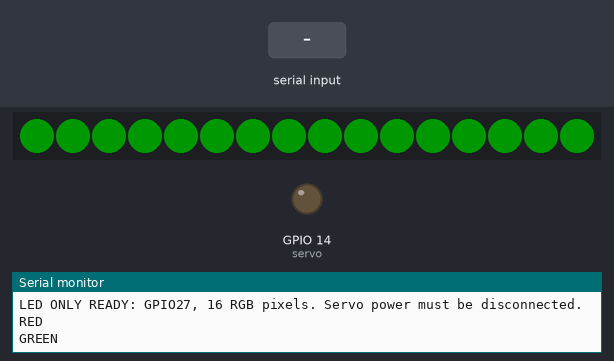
The sketch below on a simulated ESP32. Parts: 16 RGB LEDs in strip order, left to right, output pins drawn as LEDs (lit = HIGH), the last lines printed to the serial monitor. Inputs (shaded band) come from the test bench. Dim RGB values are drawn brighter than linear.

Above: at 2.6 s.
2.7 s: "w\n" received over Serial
At 3.4 s:
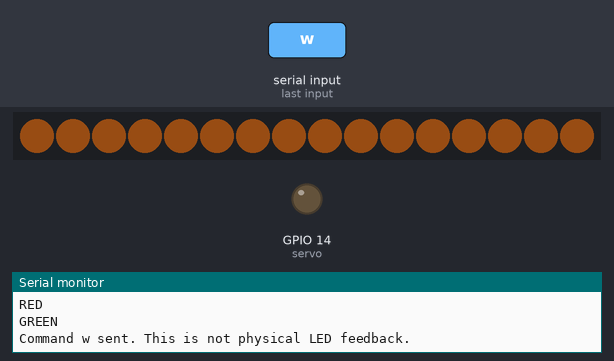
4.2 s: "b\n" received over Serial
At 4.5 s:
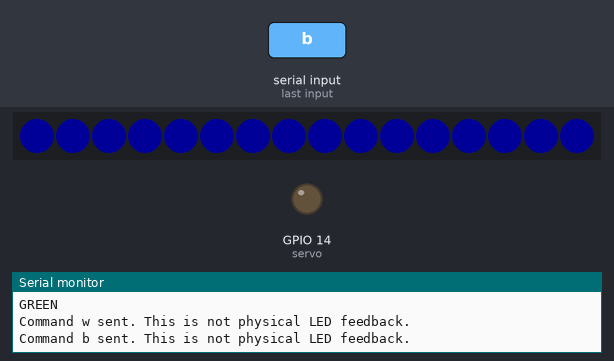
5.7 s: "c\n" received over Serial
At 6.8 s:
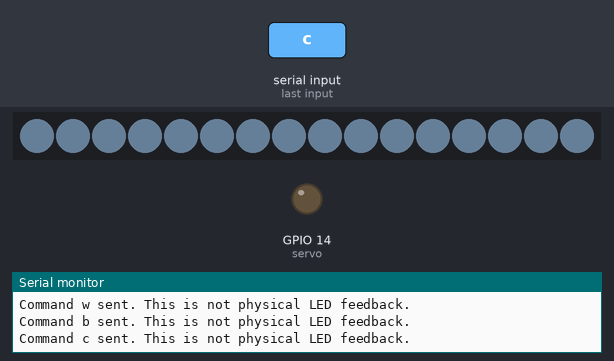
7.2 s: "x\n" received over Serial
At 8.0 s:
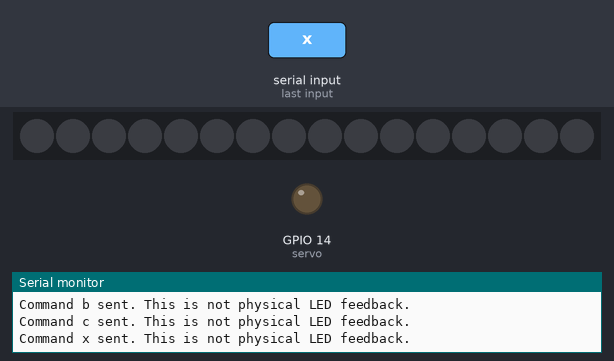
8.7 s: "1\n" received over Serial
At 9.1 s:
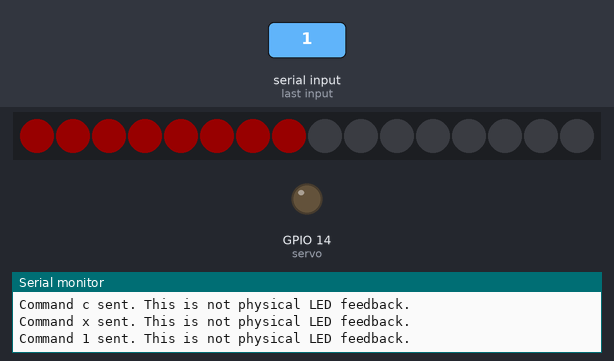
10.2 s: "2\n" received over Serial
At 11.5 s:
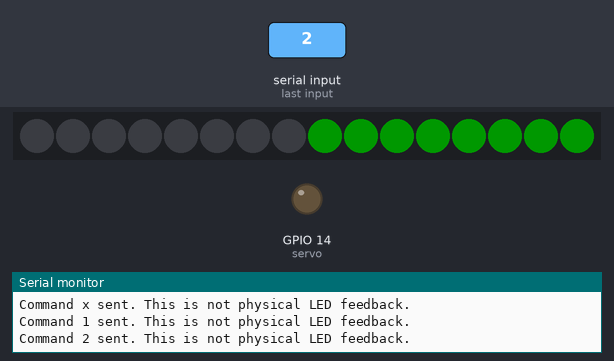
Timing chart, 0 to 12.7 s (numbered marks = the images above; inputs shaded):
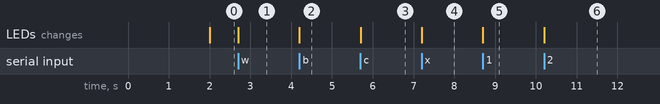

Measured:
- after the input at 2.7 s, the LEDs: change at once (image 1)
- after the input at 4.2 s, the LEDs: change at once (image 2)
- after the input at 5.7 s, the LEDs: change at once (image 3)
- after the input at 7.2 s, the LEDs: change at once (image 4)
- after the input at 8.7 s, the LEDs: change at once (image 5)
- after the input at 10.2 s, the LEDs: change at once (image 6)

The sketch:

led-test.ino
```cpp
/* Feather ESP32 V2; two P1426 RGB sticks, 16 pixels, GPIO27.
   Adafruit NeoPixel library required. Servo is NOT driven.
   Disconnect servo power, LED power and DIN before upload.
   Reconnect DIN with both supplies off; external 5V on before MCU USB.
   Serial 115200; upper/lowercase accepted:
   S automatic sequence; R/G/B colors; W warm; C cool; X off;
   1 first stick red, second off; 2 first off, second green.
   Warm/cool are RGB mixtures, not calibrated color temperatures.
*/
#include <Arduino.h>
#include <Adafruit_NeoPixel.h>
constexpr uint8_t DATA_PIN = 27;
Adafruit_NeoPixel pixels(16, DATA_PIN, NEO_GRB + NEO_KHZ800);
bool ready = false, automatic = true;
uint32_t started = 0;
int lastStep = -1;

void all(uint8_t r, uint8_t g, uint8_t b) {
  if (!ready) return;
  pixels.fill(pixels.Color(r,g,b));
  pixels.show();
}
void handle(char c) {
  if (c >= 'A' && c <= 'Z') c += 'a' - 'A';
  if (c == '\r' || c == '\n' || c == ' ') return;
  if (!ready) return;
  switch (c) {
    case 's': automatic = true; started = millis(); lastStep = -1;
      Serial.println("AUTO: red green blue warm cool off; 2 seconds each."); return;
    case 'r': all(24,0,0); break;
    case 'g': all(0,24,0); break;
    case 'b': all(0,0,24); break;
    case 'w': all(24,12,3); break;
    case 'c': all(16,20,24); break;
    case 'x': all(0,0,0); break;
    case '1':
      pixels.clear(); pixels.fill(pixels.Color(24,0,0),0,8); pixels.show(); break;
    case '2':
      pixels.clear(); pixels.fill(pixels.Color(0,24,0),8,8); pixels.show(); break;
    default: Serial.println("Use S R G B W C X 1 2."); return;
  }
  automatic = false;
  Serial.printf("Command %c sent. This is not physical LED feedback.\n", c);
}
void setup() {
  Serial.begin(115200);
  pinMode(14, OUTPUT); digitalWrite(14, LOW); // no servo PWM
  ready = pixels.begin();
  if (!ready) { Serial.println("ERROR: NeoPixel initialization failed."); return; }
  all(0,0,0);
  started = millis();
  Serial.println("LED ONLY READY: GPIO27, 16 RGB pixels. Servo power must be disconnected.");
}
void loop() {
  for (uint8_t n=0; n<16 && Serial.available(); ++n) handle(Serial.read());
  if (ready && automatic) {
    int step = ((millis()-started)/2000UL)%6;
    if (step != lastStep) {
      lastStep = step;
      const uint8_t colors[6][3] = {{24,0,0},{0,24,0},{0,0,24},{24,12,3},{16,20,24},{0,0,0}};
      const char *names[] = {"RED","GREEN","BLUE","WARM","COOL","OFF"};
      all(colors[step][0],colors[step][1],colors[step][2]);
      Serial.println(names[step]);
    }
  }
  delay(2);
}
```
